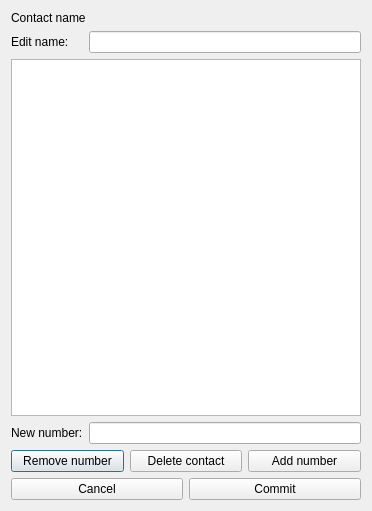
<?xml version="1.0" encoding="UTF-8"?>
<ui version="4.0">
 <class>FormDialog</class>
 <widget class="QDialog" name="FormDialog">
  <property name="geometry">
   <rect>
    <x>0</x>
    <y>0</y>
    <width>372</width>
    <height>511</height>
   </rect>
  </property>
  <property name="windowTitle">
   <string>Dialog</string>
  </property>
  <layout class="QVBoxLayout" name="verticalLayout">
   <item>
    <widget class="QLabel" name="contactName">
     <property name="text">
      <string>Contact name</string>
     </property>
    </widget>
   </item>
   <item>
    <layout class="QFormLayout" name="formLayout_2">
     <item row="0" column="0">
      <widget class="QLabel" name="label_2">
       <property name="text">
        <string>Edit name:</string>
       </property>
       <property name="buddy">
        <cstring>nameInput</cstring>
       </property>
      </widget>
     </item>
     <item row="0" column="1">
      <widget class="QLineEdit" name="nameInput"/>
     </item>
     <item row="1" column="0" colspan="2">
      <widget class="QListView" name="numsList"/>
     </item>
     <item row="2" column="0">
      <widget class="QLabel" name="label">
       <property name="text">
        <string>New number:</string>
       </property>
      </widget>
     </item>
     <item row="2" column="1">
      <widget class="QLineEdit" name="numberInput"/>
     </item>
    </layout>
   </item>
   <item>
    <layout class="QHBoxLayout" name="horizontalLayout">
     <item>
      <widget class="QPushButton" name="removeNum">
       <property name="text">
        <string>Remove number</string>
       </property>
      </widget>
     </item>
     <item>
      <widget class="QPushButton" name="deleteContact">
       <property name="text">
        <string>Delete contact</string>
       </property>
      </widget>
     </item>
     <item>
      <widget class="QPushButton" name="addNum">
       <property name="text">
        <string>Add number</string>
       </property>
      </widget>
     </item>
    </layout>
   </item>
   <item>
    <layout class="QHBoxLayout" name="horizontalLayout_2">
     <item>
      <widget class="QPushButton" name="cancel">
       <property name="text">
        <string>Cancel</string>
       </property>
      </widget>
     </item>
     <item>
      <widget class="QPushButton" name="commit">
       <property name="text">
        <string>Commit</string>
       </property>
      </widget>
     </item>
    </layout>
   </item>
  </layout>
 </widget>
 <resources/>
 <connections/>
</ui>
